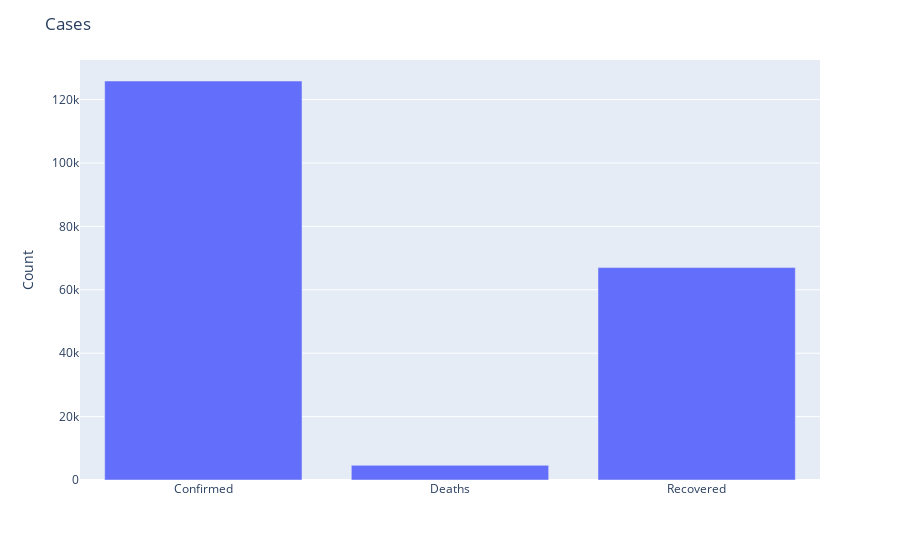

Notebook source saved alongside this figure:
### Code cell
# Confirmed cases, deaths and recovered

n = 49
category = ['Confirmed', 'Deaths', 'Recovered']
count = [c['Confirmed'][n], c['Deaths'][n], c['Recovered'][n]]
fig = px.bar(x =category, y =count)
fig.update_layout(
    title="Cases",
    xaxis_title=" ",
    yaxis_title="Count"
    )
fig.show(renderers = 'svg')

### Figure 1 — Plotly figure (JSON) as saved in the notebook; plotly's stock layout.template omitted (floating-point values rounded to 4 significant figures)
{"data": [{"alignmentgroup": "True", "hoverlabel": {"namelength": 0}, "hovertemplate": "x=%{x}<br>y=%{y}", "legendgroup": "", "marker": {"color": "#636efa"}, "name": "", "offsetgroup": "", "orientation": "v", "showlegend": false, "textposition": "auto", "type": "bar", "x": ["Confirmed", "Deaths", "Recovered"], "xaxis": "x", "y": [125865, 4615, 67003], "yaxis": "y"}], "layout": {"barmode": "relative", "legend": {"tracegroupgap": 0}, "margin": {"t": 60}, "title": {"text": "Cases"}, "xaxis": {"anchor": "y", "domain": [0, 1], "title": {"text": " "}}, "yaxis": {"anchor": "x", "domain": [0, 1], "title": {"text": "Count"}}}}
